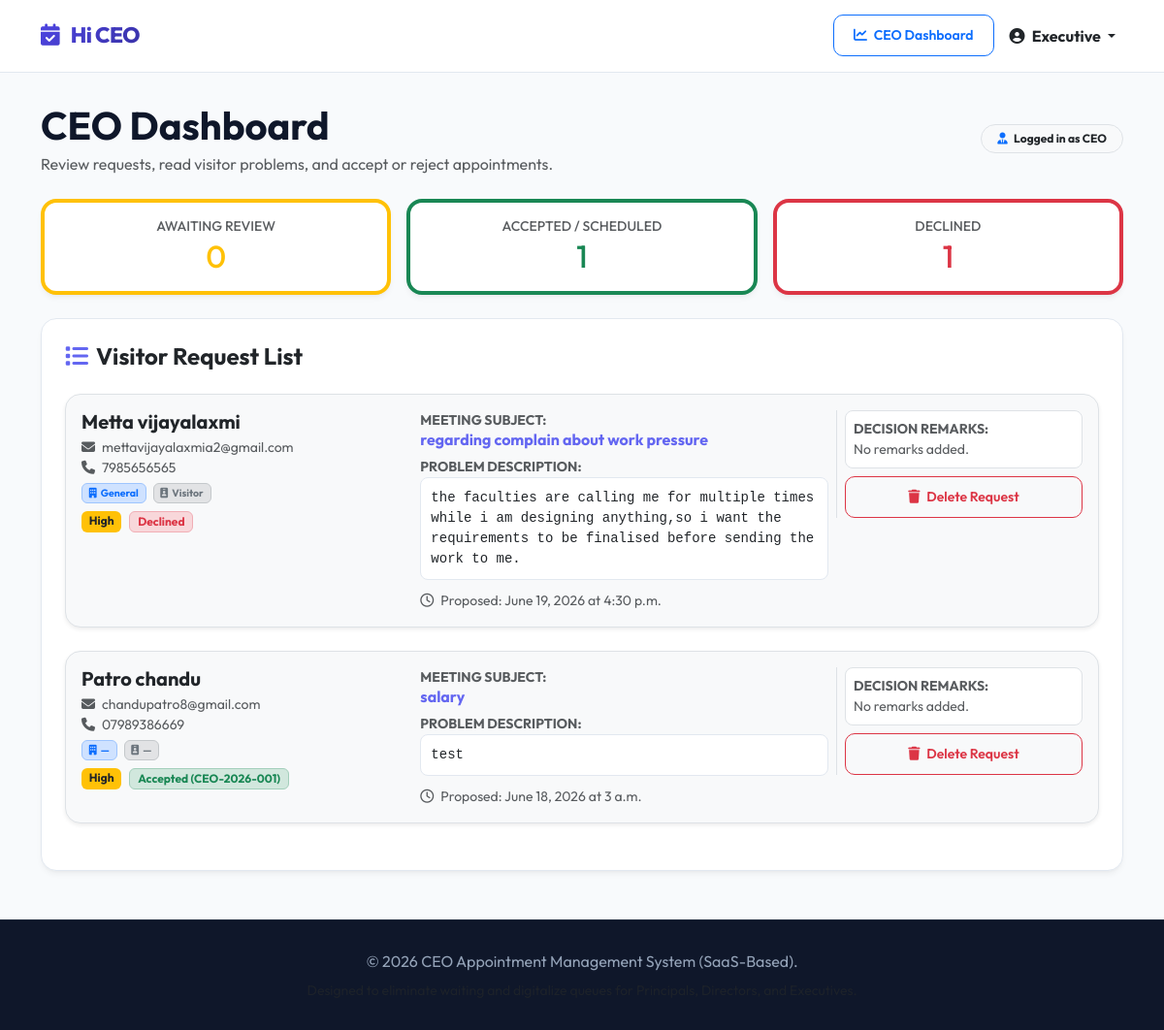
Page /dashboard/ (signed in) on the earlier database version.
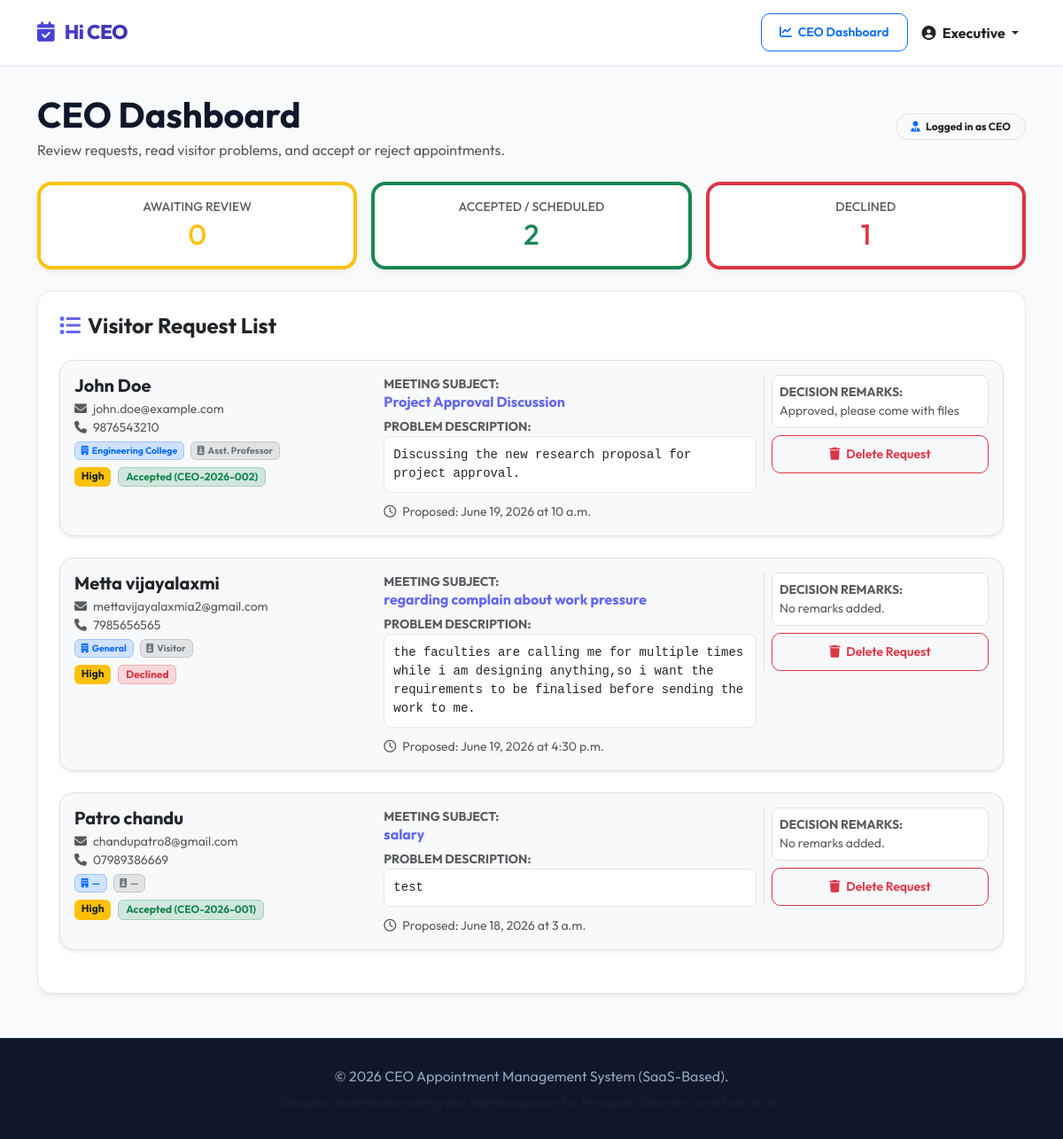
Same page on the later database version.
### appointments/models.py (models this page shows, shortened)
class AppointmentRequest(models.Model):
    PRIORITY_CHOICES = [
        ('low', 'Low'),
        ('medium', 'Medium'),
        ('high', 'High'),
        ('urgent', 'Urgent'),
    ]
    STATUS_CHOICES = [
        ('pending', 'Pending'),
        ('approved', 'Approved'),
        ('rejected', 'Rejected'),
        ('cancelled', 'Cancelled'),
    ]
    tracking_uuid = models.UUIDField(default=uuid.uuid4, unique=True, editable=False)
    tenant = models.ForeignKey(Tenant, on_delete=models.CASCADE, related_name='appointments')
    ceo = models.ForeignKey(CEOProfile, on_delete=models.CASCADE, related_name='appointments')
    full_name = models.CharField(max_length=150)
    employee_id = models.CharField(max_length=50, blank=True, null=True, help_text="Employee or Faculty ID (optional)")
    designation = models.CharField(max_length=100)
    department = models.CharField(max_length=100)
    email = models.EmailField()
    mobile_number = models.CharField(max_length=20)
    preferred_date = models.DateField()
    preferred_time = models.TimeField()
    purpose = models.CharField(max_length=200)
    description = models.TextField(help_text="Provide details of the meeting topic.")
    priority = models.CharField(max_length=20, choices=PRIORITY_CHOICES, default='medium')
    attachment = models.FileField(upload_to='appointment_attachments/', blank=True, null=True, help_text="Upload PDF, DOC, DOCX or Images")
    status = models.CharField(max_length=20, choices=STATUS_CHOICES, default='pending')
    remarks = models.TextField(blank=True, null=True, help_text="Remarks/notes added by the CEO.")
    token_number = models.CharField(max_length=50, blank=True, null=True, help_text="e.g. CEO-2026-001")
    appointment_number = models.CharField(max_length=50, blank=True, null=True, unique=True)
    scheduled_date = models.DateField(blank=True, null=True)
    scheduled_time = models.TimeField(blank=True, null=True)
    created_at = models.DateTimeField(auto_now_add=True)
    updated_at = models.DateTimeField(auto_now=True)

### appointments/views.py (the view)
# urls.py: path('dashboard/', app_views.simple_ceo_dashboard, name='ceo_dashboard'),
@login_required
@ensure_csrf_cookie
def simple_ceo_dashboard(request):
    if request.user.role != 'ceo' and not request.user.is_superuser:
        raise PermissionDenied("Access Denied: CEO only dashboard.")
    ceo = get_default_ceo()
    appointments = AppointmentRequest.objects.filter(ceo=ceo).order_by('-created_at')
    pending_count = appointments.filter(status='pending').count()
    approved_count = appointments.filter(status='approved').count()
    rejected_count = appointments.filter(status='rejected').count()
    return render(request, 'appointments/simple_dashboard.html', {
        'appointments': appointments,
        'pending_count': pending_count,
        'approved_count': approved_count,
        'rejected_count': rejected_count,
        'ceo': ceo
    })

### appointments/context_processors.py (called while the page is built)
def tenant_context(request):
    tenant = None
    if hasattr(request, 'resolver_match') and request.resolver_match:
        kwargs = request.resolver_match.kwargs
        if 'tenant_slug' in kwargs:
            slug = kwargs['tenant_slug']
            try:
                tenant = Tenant.objects.get(slug=slug, is_active=True)
            except Tenant.DoesNotExist:
                pass
    if not tenant:
        path_parts = request.path.strip('/').split('/')
        if len(path_parts) >= 2 and path_parts[0] == 't':
            slug = path_parts[1]
            try:
                tenant = Tenant.objects.get(slug=slug, is_active=True)
            except Tenant.DoesNotExist:
                pass
    return {
        'active_tenant': tenant
    }

### templates/appointments/simple_dashboard.html (shortened to what the changed rows need)
{% extends 'base.html' %}
{% block content %}
<div class="row align-items-center justify-content-between mb-4 animate-fade-in">
    <div class="col-md-8">
        <h1 class="fw-bold mb-1">CEO Dashboard</h1>
    </div>
</div>
<div class="row g-3 mb-4 animate-fade-in" style="animation-delay: 0.1s;">
    <div class="col-md-4">
        <div class="card p-3 text-center border-start border-warning border-4">
            <h2 class="fw-extrabold mb-0 text-warning">{{ pending_count }}</h2>
        </div>
    </div>
    <div class="col-md-4">
        <div class="card p-3 text-center border-start border-success border-4">
            <h6 class="text-muted text-uppercase small font-weight-bold mb-1">Accepted / Scheduled</h6>
            <h2 class="fw-extrabold mb-0 text-success">{{ approved_count }}</h2>
        </div>
    </div>
    <div class="col-md-4">
        <div class="card p-3 text-center border-start border-danger border-4">
            <h2 class="fw-extrabold mb-0 text-danger">{{ rejected_count }}</h2>
        </div>
    </div>
</div>
<div class="card p-4 animate-fade-in" style="animation-delay: 0.2s;">
    {% for appt in appointments %}
        <div class="p-3 mb-4 border rounded-4 bg-light shadow-sm">
            <div class="row g-3 align-items-start">
                <div class="col-md-4">
                    <h5 class="fw-bold text-dark mb-1">{{ appt.full_name }}</h5>
                    <p class="small text-muted mb-1">
                        <i class="fa-solid fa-envelope me-1"></i> {{ appt.email }} <br>
                        <i class="fa-solid fa-phone me-1"></i> {{ appt.mobile_number }}
                    </p>
                    <p class="small mb-2">
                        <span class="badge bg-primary-subtle text-primary border border-primary-subtle me-1">
                            <i class="fa-solid fa-building me-1"></i>{{ appt.department|default:"—" }}
                        </span>
                        <span class="badge bg-secondary-subtle text-secondary border border-secondary-subtle">
                            <i class="fa-solid fa-id-badge me-1"></i>{{ appt.designation|default:"—" }}
                        </span>
                    </p>
                    <div class="d-flex flex-wrap gap-2">
                        {% if appt.priority == 'urgent' %}
                            <span class="badge bg-danger">Urgent</span>
                        {% elif appt.priority == 'high' %}
                            <span class="badge bg-warning text-dark">High</span>
                        {% elif appt.priority == 'medium' %}
                            <span class="badge bg-info">Medium</span>
                        {% else %}
                            <span class="badge bg-secondary">Low</span>
                        {% endif %}
                        {% if appt.status == 'pending' %}
                            <span class="badge bg-warning-subtle text-warning border border-warning-subtle">Pending Review</span>
                        {% elif appt.status == 'approved' %}
                            <span class="badge bg-success-subtle text-success border border-success-subtle">Accepted ({{ appt.token_number }})</span>
                        {% elif appt.status == 'rejected' %}
                            <span class="badge bg-danger-subtle text-danger border border-danger-subtle">Declined</span>
                        {% else %}
                            <span class="badge bg-secondary-subtle text-secondary border border-secondary-subtle">Cancelled</span>
                        {% endif %}
                    </div>
                </div>
                <div class="col-md-5">
                    <span class="text-muted small fw-bold d-block text-uppercase">Meeting Subject:</span>
                    <h6 class="fw-bold text-indigo-accent" style="color: var(--indigo-accent);">{{ appt.purpose }}</h6>
                    <span class="text-muted small fw-bold d-block text-uppercase mt-2">Problem Description:</span>
                    <p class="small text-dark mb-2 font-monospace" style="white-space: pre-line; background: #fff; p: 10px; border-radius: 8px; border: 1px solid #e2e8f0; padding: 10px;">{{ appt.description }}</p>
                    <span class="small text-muted">
                        <i class="fa-regular fa-clock me-1"></i> Proposed: {{ appt.preferred_date }} at {{ appt.preferred_time }}
                    </span>
                </div>
                <div class="col-md-3 border-start">
                    {% if appt.status == 'pending' %}
                        <form method="POST" action="{% url 'ceo_action' request_id=appt.id %}" class="d-flex flex-column gap-2">
                            {% csrf_token %}
                            <textarea name="remarks" class="form-control form-control-sm" rows="2" placeholder="Add remarks or notes..."></textarea>
                            <div class="d-flex gap-2">
                                <button type="submit" name="action" value="approve" class="btn btn-success btn-sm w-100 text-white">
                                    <i class="fa-solid fa-check me-1"></i> Accept
                                </button>
                                <button type="submit" name="action" value="reject" class="btn btn-danger btn-sm w-100 text-white">
                                    <i class="fa-solid fa-xmark me-1"></i> Reject
                                </button>
                            </div>
                        </form>
                    {% else %}
                        <div class="p-2 bg-white rounded-3 border small">
                            <span class="text-muted fw-bold d-block">DECISION REMARKS:</span>
                            <p class="mb-0 text-muted italic">{{ appt.remarks|default:"No remarks added." }}</p>
                        </div>
                        {% if appt.status == 'approved' or appt.status == 'rejected' %}
                            <form method="POST" action="{% url 'ceo_delete_request' request_id=appt.id %}" class="mt-2" onsubmit="return confirm('Are you sure you want to delete this request? This action cannot be undone.');">
                                <button type="submit" class="btn btn-outline-danger btn-sm w-100">
                                    <i class="fa-solid fa-trash me-1"></i> Delete Request
                                </button>
                            </form>
                        {% endif %}
                    {% endif %}
                </div>
            </div>
        </div>
    {% empty %}
        <div class="text-center py-5 text-muted">
            <i class="fa-regular fa-folder-open fa-4x mb-3"></i>
            <h4>No Requests Yet</h4>
            <p>Once visitors submit their problems on the home page, they will appear here.</p>
        </div>
    {% endfor %}
</div>
{% endblock %}

Differences in the rows shown:
added AppointmentRequest: full_name "John Doe", email "john.doe@example.com", mobile_number "9876543210", department "Engineering College", designation "Asst. Professor", priority "High", token_number "CEO-2026-002", purpose "Project Approval Discussion", description "Discussing the new research proposal for project approval.", preferred_date "June 19, 2026", preferred_time "10 a.m.", remarks "Approved, please come with files", status "approved" (drawn)
Other differences:
{{ approved_count }}: "1" → "2"
